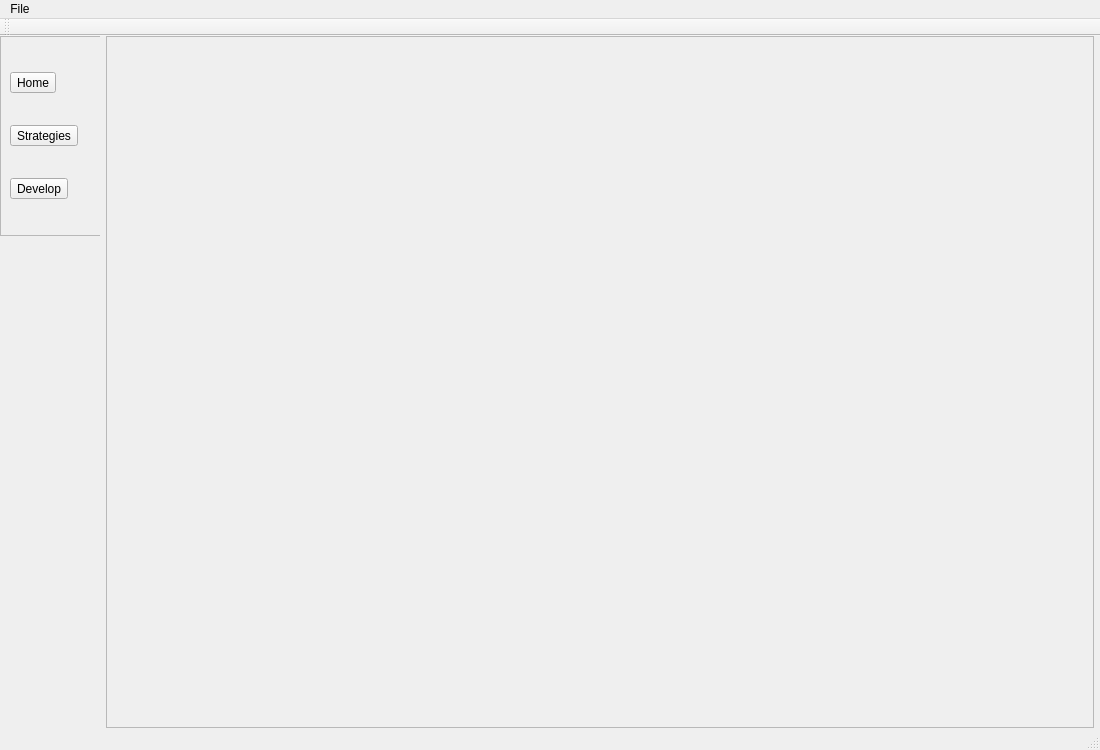
<?xml version="1.0" encoding="UTF-8"?>
<ui version="4.0">
 <class>MainWindow</class>
 <widget class="QMainWindow" name="MainWindow">
  <property name="geometry">
   <rect>
    <x>0</x>
    <y>0</y>
    <width>1100</width>
    <height>750</height>
   </rect>
  </property>
  <property name="minimumSize">
   <size>
    <width>1100</width>
    <height>750</height>
   </size>
  </property>
  <property name="windowTitle">
   <string>MainWindow</string>
  </property>
  <widget class="QWidget" name="centralwidget">
   <property name="enabled">
    <bool>true</bool>
   </property>
   <property name="minimumSize">
    <size>
     <width>1100</width>
     <height>500</height>
    </size>
   </property>
   <layout class="QHBoxLayout" name="horizontalLayout_3">
    <property name="leftMargin">
     <number>0</number>
    </property>
    <property name="topMargin">
     <number>0</number>
    </property>
    <property name="rightMargin">
     <number>6</number>
    </property>
    <property name="bottomMargin">
     <number>0</number>
    </property>
    <item>
     <widget class="QFrame" name="frame_3">
      <property name="sizePolicy">
       <sizepolicy hsizetype="Preferred" vsizetype="Preferred">
        <horstretch>0</horstretch>
        <verstretch>0</verstretch>
       </sizepolicy>
      </property>
      <property name="frameShape">
       <enum>QFrame::NoFrame</enum>
      </property>
      <property name="frameShadow">
       <enum>QFrame::Raised</enum>
      </property>
      <layout class="QHBoxLayout" name="horizontalLayout">
       <property name="leftMargin">
        <number>0</number>
       </property>
       <property name="topMargin">
        <number>0</number>
       </property>
       <property name="rightMargin">
        <number>0</number>
       </property>
       <property name="bottomMargin">
        <number>0</number>
       </property>
       <item>
        <widget class="QFrame" name="frame">
         <property name="maximumSize">
          <size>
           <width>100</width>
           <height>16777215</height>
          </size>
         </property>
         <property name="frameShape">
          <enum>QFrame::NoFrame</enum>
         </property>
         <property name="frameShadow">
          <enum>QFrame::Raised</enum>
         </property>
         <widget class="QFrame" name="frame_4">
          <property name="geometry">
           <rect>
            <x>0</x>
            <y>0</y>
            <width>101</width>
            <height>200</height>
           </rect>
          </property>
          <property name="maximumSize">
           <size>
            <width>16777215</width>
            <height>200</height>
           </size>
          </property>
          <property name="frameShape">
           <enum>QFrame::StyledPanel</enum>
          </property>
          <property name="frameShadow">
           <enum>QFrame::Raised</enum>
          </property>
          <layout class="QVBoxLayout" name="verticalLayout_2">
           <item>
            <widget class="QToolButton" name="home_button">
             <property name="text">
              <string>Home</string>
             </property>
            </widget>
           </item>
           <item>
            <widget class="QToolButton" name="strategies_button">
             <property name="text">
              <string>Strategies</string>
             </property>
            </widget>
           </item>
           <item>
            <widget class="QToolButton" name="develop_button">
             <property name="text">
              <string>Develop</string>
             </property>
            </widget>
           </item>
          </layout>
         </widget>
        </widget>
       </item>
       <item>
        <widget class="QFrame" name="frame_2">
         <property name="frameShape">
          <enum>QFrame::StyledPanel</enum>
         </property>
         <property name="frameShadow">
          <enum>QFrame::Raised</enum>
         </property>
        </widget>
       </item>
      </layout>
     </widget>
    </item>
   </layout>
  </widget>
  <widget class="QMenuBar" name="menubar">
   <property name="geometry">
    <rect>
     <x>0</x>
     <y>0</y>
     <width>1100</width>
     <height>30</height>
    </rect>
   </property>
   <widget class="QMenu" name="menuFile">
    <property name="title">
     <string>File</string>
    </property>
   </widget>
   <addaction name="menuFile"/>
  </widget>
  <widget class="QToolBar" name="toolBar">
   <property name="windowTitle">
    <string>toolBar</string>
   </property>
   <attribute name="toolBarArea">
    <enum>TopToolBarArea</enum>
   </attribute>
   <attribute name="toolBarBreak">
    <bool>true</bool>
   </attribute>
  </widget>
  <widget class="QStatusBar" name="statusBar"/>
 </widget>
 <resources/>
 <connections/>
</ui>
